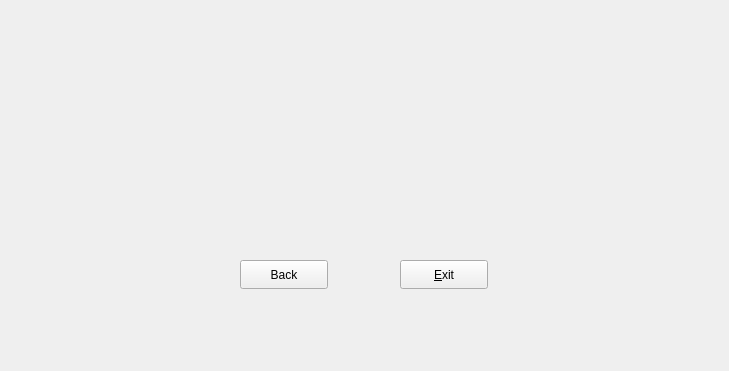
<?xml version="1.0" encoding="UTF-8"?>
<ui version="4.0">
 <class>Form</class>
 <widget class="QWidget" name="Form">
  <property name="geometry">
   <rect>
    <x>0</x>
    <y>0</y>
    <width>729</width>
    <height>371</height>
   </rect>
  </property>
  <property name="windowTitle">
   <string>Form</string>
  </property>
  <widget class="QPushButton" name="btn_exit">
   <property name="geometry">
    <rect>
     <x>400</x>
     <y>260</y>
     <width>88</width>
     <height>29</height>
    </rect>
   </property>
   <property name="text">
    <string>&amp;Exit</string>
   </property>
  </widget>
  <widget class="QPushButton" name="btn_back">
   <property name="geometry">
    <rect>
     <x>240</x>
     <y>260</y>
     <width>88</width>
     <height>29</height>
    </rect>
   </property>
   <property name="text">
    <string>Back</string>
   </property>
  </widget>
 </widget>
 <resources/>
 <connections/>
</ui>
